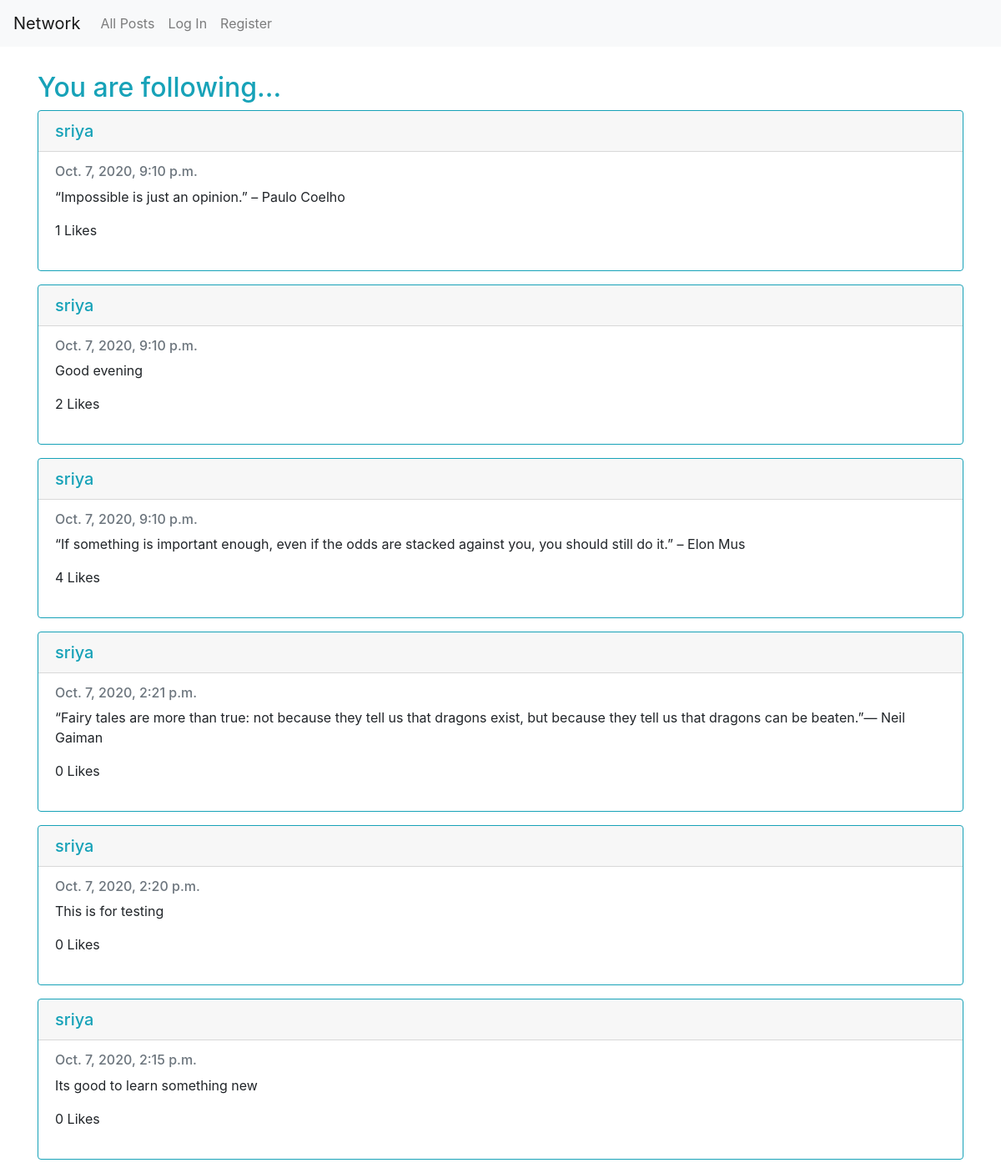
/following/Aparna, run on the app's committed database.
### network/models.py (models this page shows, shortened)
class Post(models.Model):
    content = models.TextField()
    user = models.ForeignKey('User', on_delete=models.CASCADE, related_name='author')
    date = models.DateTimeField(auto_now=True, blank=True)
    liked = models.ManyToManyField('User', default=None, blank=True, related_name='post_likes')

class User(AbstractUser):
    pass

### network/views.py (the view)
# urls.py: path("following/<str:username>", views.following, name="following"),
def following(request, username):
    if request.method == "GET":
        currentuser = get_object_or_404(User, username=username)
        follows = Profile.objects.filter(follower=currentuser)
        posts = Post.objects.all().order_by('-date')
        posted = []
        for p in posts:
            for follower in follows:
                if follower.target == p.user:
                    posted.append(p)
        if not follows:
            return render(request, 'network/following.html', {'message': "You don't follow anybody"})
        paginator = Paginator(posted, 10)
        page_number = request.GET.get('page')
        page_obj = paginator.get_page(page_number)
        return render(request, 'network/following.html', {'page_obj':page_obj})

### network/templates/network/following.html (shortened to what this page needs)
{% extends "network/layout.html" %}
{% block body %}
<div class="container">
    <h2 class="heading">You are following...</h2>
    {% for post in page_obj %}
        <div class="card border-info mb-3">
            <h5 class="card-header text-info"><a href="{% url 'profile' post.user %}"> {{ post.user}}</a></h5>
            <div class="card-body ">
                <h6 class="card-subtitle mb-2 text-muted">{{post.date}}</h6>
                <p class="card-text">{{ post.content }}</p>
                {% if user.is_authenticated %}
                    {% if request.user in post.liked.all %}
                        <a class="likebutton" href="#" data-catid="{{ post.id }}" id="{{post.id}}" data-total="{{post.liked.all.count}}"  data-value="Unlike" value="submit"><i class="fa fa-heart" id="heart{{post.id}}" style="color:red;"></i><span id="liked{{post.id}}">{{post.liked.all.count}}</span> Likes</a>
                    {% else %}
                        <a class="likebutton" href="#" data-catid="{{ post.id }}" id="{{post.id}}" data-total="{{post.liked.all.count}}"  data-value="Like" value="submit"><i class="fa fa-heart" id="heart{{post.id}}" style="color:black;"></i><span id="liked{{post.id}}">{{post.liked.all.count}}</span> Likes</a>
                    {% endif %}
                {% else %}
                    <p class="total-likes">{{post.liked.all.count}} Likes</p>
                {% endif %}
            </div>
        </div>
    {% endfor %}
</div>
{% endblock %}

### network/static/network/styles.css (style rules this page uses)
.container { margin-top: 30px; }
.card-header a { text-decoration: none; color: #17a2b8; position: relative; }
.btn-link, .heading { color: #17a2b8; }

### data on the page
Post: user "sriya", date "Oct. 7, 2020, 9:10 p.m.", content "“Impossible is just an opinion.” – Paulo Coelho", liked.all.count "1"
Post: user "sriya", date "Oct. 7, 2020, 9:10 p.m.", content "Good evening", liked.all.count "2"
Post: user "sriya", date "Oct. 7, 2020, 9:10 p.m.", content "“If something is important enough, even if the odds are stacked against you, you should still do it.” – Elon Mus", liked.all.count "4"
Post: user "sriya", date "Oct. 7, 2020, 2:21 p.m.", content "“Fairy tales are more than true: not because they tell us that dragons exist, but because they tell us that dragons can be beaten.”― Neil Gaiman", liked.all.count "0"
Post: user "sriya", date "Oct. 7, 2020, 2:20 p.m.", content "This is for testing", liked.all.count "0"
Post: user "sriya", date "Oct. 7, 2020, 2:15 p.m.", content "Its good to learn something new", liked.all.count "0"
